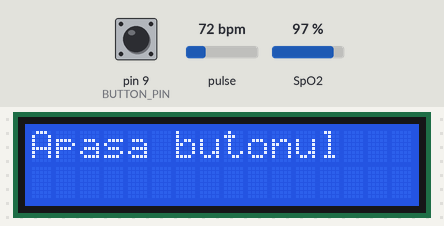
A sketch run on a simulated Arduino Uno, built with avr-gcc and run on an emulated ATmega328P. Parts: 16×2 character LCD. The test bench sets the inputs (shaded band); at power-on: pin 9 (BUTTON_PIN) HIGH, SpO2 97 %, pulse 72 bpm. Storage starts empty.

Above: at 14.0 s.
14.1 s: pin 9 (BUTTON_PIN) pulled LOW for 0.3 s
At 17.1 s:
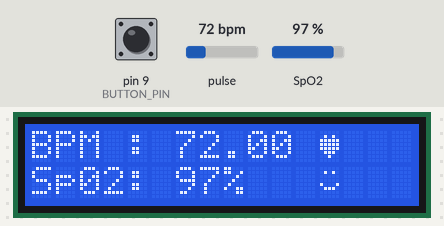
17.4 s: SpO2 set to 94 %
At 19.1 s:
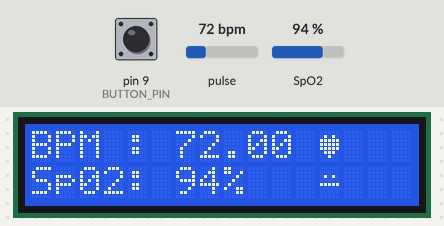
19.7 s: SpO2 set to 92 %
At 21.0 s:
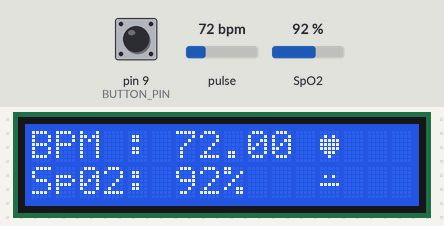
21.8 s: SpO2 set to 89 %
At 22.9 s:
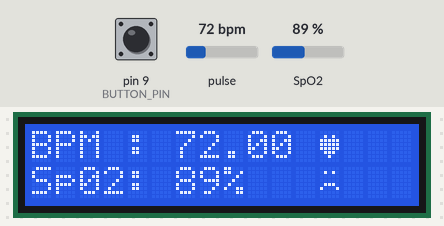
23.9 s: pulse set to 42 bpm
At 24.8 s:
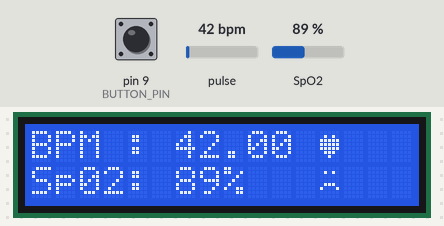
Timing chart, 0 to 26.9 s (numbered marks = the images above; inputs shaded):
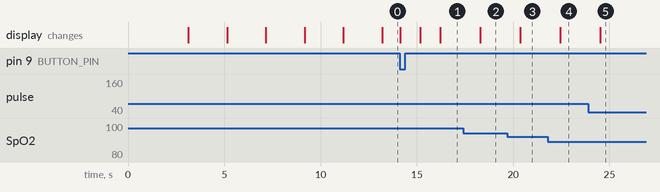

Measured:
- the behaviour switches between 96 and 95 % on SpO2 (found by bisection; images 1 and 2)
- the behaviour switches between 91 and 90 % on SpO2 (found by bisection; images 3 and 4)
- after the input at 14.1 s, the display: first changes after 0.05 s (image 1 shows a later state)
- after the input at 17.4 s, the display: changes after 0.90 s (image 2)
- after the input at 19.7 s, the display: changes after 0.67 s (image 3)
- after the input at 21.8 s, the display: changes after 0.65 s (image 4)
- after the input at 23.9 s, the display: changes after 0.62 s (image 5)

The sketch:

PulsoximetruDigitalPCLP2.ino
```cpp
// Pulsoximetru Digital - Proiect PCLP 2
// Realizat de: Dănilă Ștefan-Flavian
// Profesor coordonator: Damian Cătalin

#include <Wire.h> // Libraria pentru I2C
#include <LiquidCrystal_I2C.h> // Libraria pentru display
#include "MAX30100_PulseOximeter.h" // Libraria pentru Pulsoximetru
#include <SD.h> // Libraria pentru cardul SD
#include <SPI.h> // Libraria pentru interfata seriala SPI
#include <LibStef.h> // Libraria proprie
#define REPORTING_PERIOD_MS     1000
#define CHIP_SELECT_PIN         10
#define BUTTON_PIN              9

// Initializam LCD-ul
LiquidCrystal_I2C lcd(0x27, 2, 1, 0, 4, 5, 6, 7, 3, POSITIVE);

// Cream un obiect PulseOximeter
PulseOximeter pox;

// Timpul la care ultima bataia a avut loc
uint32_t tsLastReport = 0;

// Functia de apel se executa cand bataia e detectata
void onBeatDetected() {
  Serial.println("Bataie detectata!");
}

void setup() {
  // Setăm numarul de coloane si linii ale LCD-ului
  lcd.begin(16, 2);
  lcd.createChar(1 , smile); // Emoticoane -- Vezi LibStef
  lcd.createChar(2 , mod);
  lcd.createChar(3 , sad);
  lcd.createChar(4, heart);
  lcd.createChar(5, neutral);
  lcd.clear();
  lcd.setCursor(1, 1);
  lcd.print(" Proiect PCLP2");
  delay(3000);  // Wait for 3 seconds

  lcd.clear();
  lcd.print("Pulsoximetru ");
  lcd.setCursor(13, 0);
  lcd.write(4);  // Display the heart symbol
  delay(2000);
  lcd.clear();
  lcd.print("Realizat de:");
  delay(2000);
  lcd.setCursor(1, 1);
  lcd.print("Danila Stefan");
  delay(2000);
    lcd.clear();
  lcd.print("Profesor Coord.:");
  delay(2000);
  lcd.setCursor(1, 1);
  lcd.print("Damian Catalin");
  delay(2000);


  // Setăm pinul butonului ca INPUT_PULLUP
  // Pentru a folosi rezisența internă
  pinMode(BUTTON_PIN, INPUT_PULLUP);

  // Asteapta ca butonul sa fie apasat
  lcd.clear();
  lcd.print("Apasa butonul");
  while (digitalRead(BUTTON_PIN) == HIGH) {
    // Asteapta ca butonul sa fie apasat
  }

  if (!pox.begin()) {
    Serial.println("FAILED");
    while (true);
  } else {
    Serial.println("SUCCESS");
  }
  pox.setIRLedCurrent(MAX30100_LED_CURR_7_6MA);
  pox.setOnBeatDetectedCallback(onBeatDetected);

  if (!SD.begin(CHIP_SELECT_PIN)) {
    Serial.println("Initializare esuata!");
    lcd.setCursor(0, 1);
    lcd.print("Eroare SD");
    while (true);
  }
  Serial.println("Initializare reusita.");
}

void loop() {
  // Afiseaza numarul persoanei curente
  lcd.clear();
  lcd.print("Persoana 1");
  lcd.setCursor(0, 1);
  lcd.print("Inregistrare...");

  // Reseteaza ultimul timp cunoscut
  tsLastReport = millis();

  // Inregistreaza datele pentru 30 de secunde
  uint32_t startTime = millis();
  while (millis() - startTime < 30000) {
    pox.update();
    if (millis() - tsLastReport > REPORTING_PERIOD_MS) {
      File dataFile = SD.open("data.txt", FILE_WRITE);
      if (dataFile) {
        dataFile.print(pox.getHeartRate());
        dataFile.print(",");
        dataFile.println(pox.getSpO2());
        dataFile.close();
      } else {
        Serial.println("Eroare la deschiderea fișierului.");
      }
      lcd.clear();
      lcd.setCursor(0 , 0);
      lcd.print("BPM : ");
      lcd.print(pox.getHeartRate());
      lcd.setCursor(12, 0);
      lcd.write(4);
      lcd.setCursor(0 , 1);
      lcd.print("Sp02: ");
      lcd.print(pox.getSpO2());
      lcd.print("%");
      tsLastReport = millis();
          if (pox.getSpO2() >= 96) {
      lcd.setCursor(12 , 1);
      lcd.write(1);
    }
    else if (pox.getSpO2() <= 95 && pox.getSpO2() >= 91) {
      lcd.setCursor(12 , 1);
      lcd.write(2);
    }
    else if (pox.getSpO2() <= 90 && pox.getSpO2() >= 1 ) {
      lcd.setCursor(12 , 1);
      lcd.write(3);
    }
    else {
      lcd.setCursor(12 , 1);
      lcd.write(5);  // Display neutral symbol by default
    }
    }
        }
        // Calculul mediei din fisierul text data.txt
        File dataFileRead = SD.open("data.txt");
        if (dataFileRead) {
          int sumPuls = 0;
          int sumSaturatie = 0;
          int count = 0;

          while (dataFileRead.available()) {
            String dataString = dataFileRead.readStringUntil('\n');
            int commaIndex = dataString.indexOf(',');

            if (commaIndex != -1) {
              String value1 = dataString.substring(0, commaIndex);
              String value2 = dataString.substring(commaIndex + 1);

              int num1 = value1.toInt();
              int num2 = value2.toInt();

              sumPuls += num1;
              sumSaturatie += num2;
              count++;
            }
          }
          dataFileRead.close();

          if (count > 0) {
            float mediapuls = sumPuls / (float)count;
            float mediasaturatie = sumSaturatie / (float)count;

            lcd.print("Media puls: ");
            lcd.println(mediapuls);
            lcd.print("Media saturatie: ");
            lcd.println(mediasaturatie);
          } else {
            lcd.println("Nu exista date valide.");
          }
        } else {
          Serial.println("Eroare la deschiderea fisierului.");
        }

  // Asteapta butonul pentru restart
  lcd.setCursor(0, 1);
  lcd.print("Apasa butonul");
  while (digitalRead(BUTTON_PIN) == HIGH) {
    // Asteapta ca butonul sa fie apasat
  }
}
```

LibStef.h
```cpp
#ifndef LIBSTEF_H
#define LIBSTEF_H


const byte smile[] = {
  B00000,
  B01010,
  B00000,
  B00000,
  B10001,
  B01110,
  B00000,
  B00000
};

const byte mod[] = {
  B00000,
  B00000,
  B01010,
  B00000,
  B11111,
  B00000,
  B00000,
  B00000
};

const byte sad[] = {
  B00000,
  B01010,
  B00000,
  B00000,
  B01110,
  B10001,
  B00000,
  B00000
};

const byte heart[] = {
  B00000,
  B01010,
  B11111,
  B11111,
  B11111,
  B01110,
  B00100,
  B00000
};

const byte neutral[] = {
  B00000,
  B00100,
  B01110,
  B10101,
  B10101,
  B01110,
  B00100,
  B00000
};

#endif
```
